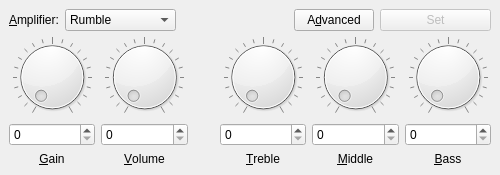
<?xml version="1.0" encoding="UTF-8"?>
<ui version="4.0">
 <class>Amplifier</class>
 <widget class="QMainWindow" name="Amplifier">
  <property name="geometry">
   <rect>
    <x>0</x>
    <y>0</y>
    <width>500</width>
    <height>175</height>
   </rect>
  </property>
  <property name="windowTitle">
   <string>Amplifier</string>
  </property>
  <property name="accessibleName">
   <string>Amplifier's settings window</string>
  </property>
  <property name="accessibleDescription">
   <string>Allows you to set amplifier's settings</string>
  </property>
  <widget class="QWidget" name="centralwidget">
   <layout class="QVBoxLayout" name="verticalLayout_6">
    <item>
     <layout class="QHBoxLayout" name="horizontalLayout_2">
      <item>
       <widget class="QLabel" name="label_6">
        <property name="text">
         <string>&amp;Amplifier:</string>
        </property>
        <property name="buddy">
         <cstring>comboBox</cstring>
        </property>
       </widget>
      </item>
      <item>
       <widget class="QComboBox" name="comboBox">
        <property name="sizePolicy">
         <sizepolicy hsizetype="MinimumExpanding" vsizetype="Fixed">
          <horstretch>0</horstretch>
          <verstretch>0</verstretch>
         </sizepolicy>
        </property>
        <property name="minimumSize">
         <size>
          <width>100</width>
          <height>0</height>
         </size>
        </property>
        <property name="accessibleName">
         <string>Amplifier</string>
        </property>
        <property name="accessibleDescription">
         <string>Allows you to choose amplifier to emulate</string>
        </property>

        <!--
        <property name="maxVisibleItems">
         <number>12</number>
        </property>
        <item>
         <property name="text">
          <string>Fender '57 Deluxe</string>
         </property>
        </item>
        <item>
         <property name="text">
          <string>Fender '59 Bassman</string>
         </property>
        </item>
        <item>
         <property name="text">
          <string>Fender '57 Champ</string>
         </property>
        </item>
        <item>
         <property name="text">
          <string>Fender '65 Deluxe Reverb</string>
         </property>
        </item>
        <item>
         <property name="text">
          <string>Fender '65 Princeton</string>
         </property>
        </item>
        <item>
         <property name="text">
          <string>Fender '65 Twin Reverb</string>
         </property>
        </item>
        <item>
         <property name="text">
          <string>Fender Super-Sonic</string>
         </property>
        </item>
        <item>
         <property name="text">
          <string>British 60's</string>
         </property>
        </item>
        <item>
         <property name="text">
          <string>British 70's</string>
         </property>
        </item>
        <item>
         <property name="text">
          <string>British 80's</string>
         </property>
        </item>
        <item>
         <property name="text">
          <string>American 90's</string>
         </property>
        </item>
        <item>
         <property name="text">
          <string>Metal 2000</string>
         </property>
        </item>
        -->

        <property name="maxVisibleItems">
         <number>8</number>
        </property>
        <item>
         <property name="text">
          <string>Rumble</string>
         </property>
        </item>
        <item>
         <property name="text">
          <string>'59 Bassman</string>
         </property>
        </item>
        <item>
         <property name="text">
          <string>Bassman TV</string>
         </property>
        </item>
        <item>
         <property name="text">
          <string>Bassman 300</string>
         </property>
        </item>
        <item>
         <property name="text">
          <string>KGB 800</string>
         </property>
        </item>
        <item>
         <property name="text">
          <string>Rockin' Peg</string>
         </property>
        </item>
        <item>
         <property name="text">
          <string>SWR Redhead</string>
         </property>
        </item>
        <item>
         <property name="text">
          <string>Monster</string>
         </property>
        </item>
       </widget>
      </item>
      <item>
       <spacer name="horizontalSpacer_2">
        <property name="orientation">
         <enum>Qt::Horizontal</enum>
        </property>
        <property name="sizeHint" stdset="0">
         <size>
          <width>40</width>
          <height>20</height>
         </size>
        </property>
       </spacer>
      </item>
      <item>
       <widget class="QPushButton" name="advancedButton">
        <property name="accessibleName">
         <string>Advanced button</string>
        </property>
        <property name="accessibleDescription">
         <string>Opens window winth advanced settings</string>
        </property>
        <property name="text">
         <string>A&amp;dvanced</string>
        </property>
       </widget>
      </item>
      <item>
       <widget class="QPushButton" name="setButton">
        <property name="enabled">
         <bool>false</bool>
        </property>
        <property name="sizePolicy">
         <sizepolicy hsizetype="Expanding" vsizetype="Fixed">
          <horstretch>0</horstretch>
          <verstretch>0</verstretch>
         </sizepolicy>
        </property>
        <property name="accessibleName">
         <string>Set button</string>
        </property>
        <property name="accessibleDescription">
         <string>Sends changes to the amplifier</string>
        </property>
        <property name="text">
         <string>Set</string>
        </property>
        <property name="shortcut">
         <string>Return</string>
        </property>
       </widget>
      </item>
     </layout>
    </item>
    <item>
     <layout class="QHBoxLayout" name="horizontalLayout">
      <item>
       <layout class="QVBoxLayout" name="verticalLayout">
        <item>
         <widget class="QDial" name="dial">
          <property name="accessibleName">
           <string>Gain dial</string>
          </property>
          <property name="accessibleDescription">
           <string>Allows you to choose gain level</string>
          </property>
          <property name="maximum">
           <number>255</number>
          </property>
          <property name="notchTarget">
           <double>12.750000000000000</double>
          </property>
          <property name="notchesVisible">
           <bool>true</bool>
          </property>
         </widget>
        </item>
        <item>
         <widget class="QSpinBox" name="spinBox">
          <property name="accessibleName">
           <string>Gain box</string>
          </property>
          <property name="accessibleDescription">
           <string>Allows you to precisely enter the level of gain</string>
          </property>
          <property name="maximum">
           <number>255</number>
          </property>
         </widget>
        </item>
        <item>
         <widget class="QLabel" name="label">
          <property name="text">
           <string>&amp;Gain</string>
          </property>
          <property name="alignment">
           <set>Qt::AlignCenter</set>
          </property>
          <property name="buddy">
           <cstring>spinBox</cstring>
          </property>
         </widget>
        </item>
       </layout>
      </item>
      <item>
       <layout class="QVBoxLayout" name="verticalLayout_2">
        <item>
         <widget class="QDial" name="dial_2">
          <property name="accessibleName">
           <string>Volume dial</string>
          </property>
          <property name="accessibleDescription">
           <string>Allows you to choose volume level</string>
          </property>
          <property name="maximum">
           <number>255</number>
          </property>
          <property name="notchTarget">
           <double>12.750000000000000</double>
          </property>
          <property name="notchesVisible">
           <bool>true</bool>
          </property>
         </widget>
        </item>
        <item>
         <widget class="QSpinBox" name="spinBox_2">
          <property name="accessibleName">
           <string>Volume box</string>
          </property>
          <property name="accessibleDescription">
           <string>Allows you to precisely enter the level of volume</string>
          </property>
          <property name="maximum">
           <number>255</number>
          </property>
         </widget>
        </item>
        <item>
         <widget class="QLabel" name="label_2">
          <property name="text">
           <string>&amp;Volume</string>
          </property>
          <property name="alignment">
           <set>Qt::AlignCenter</set>
          </property>
          <property name="buddy">
           <cstring>spinBox_2</cstring>
          </property>
         </widget>
        </item>
       </layout>
      </item>
      <item>
       <spacer name="horizontalSpacer">
        <property name="orientation">
         <enum>Qt::Horizontal</enum>
        </property>
        <property name="sizeHint" stdset="0">
         <size>
          <width>40</width>
          <height>20</height>
         </size>
        </property>
       </spacer>
      </item>
      <item>
       <layout class="QVBoxLayout" name="verticalLayout_3">
        <item>
         <widget class="QDial" name="dial_3">
          <property name="accessibleName">
           <string>Treble dial</string>
          </property>
          <property name="accessibleDescription">
           <string>Allows you to choose treble level</string>
          </property>
          <property name="maximum">
           <number>255</number>
          </property>
          <property name="notchTarget">
           <double>12.750000000000000</double>
          </property>
          <property name="notchesVisible">
           <bool>true</bool>
          </property>
         </widget>
        </item>
        <item>
         <widget class="QSpinBox" name="spinBox_3">
          <property name="accessibleName">
           <string>Treble box</string>
          </property>
          <property name="accessibleDescription">
           <string>Allows you to precisely enter the level of treble</string>
          </property>
          <property name="maximum">
           <number>255</number>
          </property>
         </widget>
        </item>
        <item>
         <widget class="QLabel" name="label_3">
          <property name="text">
           <string>&amp;Treble</string>
          </property>
          <property name="alignment">
           <set>Qt::AlignCenter</set>
          </property>
          <property name="buddy">
           <cstring>spinBox_3</cstring>
          </property>
         </widget>
        </item>
       </layout>
      </item>
      <item>
       <layout class="QVBoxLayout" name="verticalLayout_4">
        <item>
         <widget class="QDial" name="dial_4">
          <property name="accessibleName">
           <string>Middle tones dial</string>
          </property>
          <property name="accessibleDescription">
           <string>Allows you to choose middle tones level</string>
          </property>
          <property name="maximum">
           <number>255</number>
          </property>
          <property name="notchTarget">
           <double>12.750000000000000</double>
          </property>
          <property name="notchesVisible">
           <bool>true</bool>
          </property>
         </widget>
        </item>
        <item>
         <widget class="QSpinBox" name="spinBox_4">
          <property name="accessibleName">
           <string>Middle tones box</string>
          </property>
          <property name="accessibleDescription">
           <string>Allows you to precisely enter the level of middle tones</string>
          </property>
          <property name="maximum">
           <number>255</number>
          </property>
         </widget>
        </item>
        <item>
         <widget class="QLabel" name="label_4">
          <property name="text">
           <string>&amp;Middle</string>
          </property>
          <property name="alignment">
           <set>Qt::AlignCenter</set>
          </property>
          <property name="buddy">
           <cstring>spinBox_4</cstring>
          </property>
         </widget>
        </item>
       </layout>
      </item>
      <item>
       <layout class="QVBoxLayout" name="verticalLayout_5">
        <item>
         <widget class="QDial" name="dial_5">
          <property name="accessibleName">
           <string>Bass dial</string>
          </property>
          <property name="accessibleDescription">
           <string>Allows you to choose the bass level</string>
          </property>
          <property name="maximum">
           <number>255</number>
          </property>
          <property name="notchTarget">
           <double>12.750000000000000</double>
          </property>
          <property name="notchesVisible">
           <bool>true</bool>
          </property>
         </widget>
        </item>
        <item>
         <widget class="QSpinBox" name="spinBox_5">
          <property name="accessibleName">
           <string>Bass box</string>
          </property>
          <property name="accessibleDescription">
           <string>Allows you to precisely enter the level of bass</string>
          </property>
          <property name="maximum">
           <number>255</number>
          </property>
         </widget>
        </item>
        <item>
         <widget class="QLabel" name="label_5">
          <property name="text">
           <string>&amp;Bass</string>
          </property>
          <property name="alignment">
           <set>Qt::AlignCenter</set>
          </property>
          <property name="buddy">
           <cstring>spinBox_5</cstring>
          </property>
         </widget>
        </item>
       </layout>
      </item>
     </layout>
    </item>
   </layout>
  </widget>
 </widget>
 <resources/>
 <connections>
  <connection>
   <sender>dial</sender>
   <signal>valueChanged(int)</signal>
   <receiver>spinBox</receiver>
   <slot>setValue(int)</slot>
   <hints>
    <hint type="sourcelabel">
     <x>89</x>
     <y>87</y>
    </hint>
    <hint type="destinationlabel">
     <x>89</x>
     <y>115</y>
    </hint>
   </hints>
  </connection>
  <connection>
   <sender>spinBox</sender>
   <signal>valueChanged(int)</signal>
   <receiver>dial</receiver>
   <slot>setValue(int)</slot>
   <hints>
    <hint type="sourcelabel">
     <x>89</x>
     <y>115</y>
    </hint>
    <hint type="destinationlabel">
     <x>89</x>
     <y>83</y>
    </hint>
   </hints>
  </connection>
  <connection>
   <sender>dial_2</sender>
   <signal>valueChanged(int)</signal>
   <receiver>spinBox_2</receiver>
   <slot>setValue(int)</slot>
   <hints>
    <hint type="sourcelabel">
     <x>178</x>
     <y>88</y>
    </hint>
    <hint type="destinationlabel">
     <x>178</x>
     <y>115</y>
    </hint>
   </hints>
  </connection>
  <connection>
   <sender>spinBox_2</sender>
   <signal>valueChanged(int)</signal>
   <receiver>dial_2</receiver>
   <slot>setValue(int)</slot>
   <hints>
    <hint type="sourcelabel">
     <x>178</x>
     <y>115</y>
    </hint>
    <hint type="destinationlabel">
     <x>178</x>
     <y>88</y>
    </hint>
   </hints>
  </connection>
  <connection>
   <sender>dial_3</sender>
   <signal>valueChanged(int)</signal>
   <receiver>spinBox_3</receiver>
   <slot>setValue(int)</slot>
   <hints>
    <hint type="sourcelabel">
     <x>205</x>
     <y>88</y>
    </hint>
    <hint type="destinationlabel">
     <x>207</x>
     <y>115</y>
    </hint>
   </hints>
  </connection>
  <connection>
   <sender>spinBox_3</sender>
   <signal>valueChanged(int)</signal>
   <receiver>dial_3</receiver>
   <slot>setValue(int)</slot>
   <hints>
    <hint type="sourcelabel">
     <x>253</x>
     <y>115</y>
    </hint>
    <hint type="destinationlabel">
     <x>251</x>
     <y>88</y>
    </hint>
   </hints>
  </connection>
  <connection>
   <sender>dial_4</sender>
   <signal>valueChanged(int)</signal>
   <receiver>spinBox_4</receiver>
   <slot>setValue(int)</slot>
   <hints>
    <hint type="sourcelabel">
     <x>89</x>
     <y>197</y>
    </hint>
    <hint type="destinationlabel">
     <x>89</x>
     <y>224</y>
    </hint>
   </hints>
  </connection>
  <connection>
   <sender>spinBox_4</sender>
   <signal>valueChanged(int)</signal>
   <receiver>dial_4</receiver>
   <slot>setValue(int)</slot>
   <hints>
    <hint type="sourcelabel">
     <x>89</x>
     <y>224</y>
    </hint>
    <hint type="destinationlabel">
     <x>89</x>
     <y>197</y>
    </hint>
   </hints>
  </connection>
  <connection>
   <sender>dial_5</sender>
   <signal>valueChanged(int)</signal>
   <receiver>spinBox_5</receiver>
   <slot>setValue(int)</slot>
   <hints>
    <hint type="sourcelabel">
     <x>178</x>
     <y>197</y>
    </hint>
    <hint type="destinationlabel">
     <x>178</x>
     <y>224</y>
    </hint>
   </hints>
  </connection>
  <connection>
   <sender>spinBox_5</sender>
   <signal>valueChanged(int)</signal>
   <receiver>dial_5</receiver>
   <slot>setValue(int)</slot>
   <hints>
    <hint type="sourcelabel">
     <x>178</x>
     <y>224</y>
    </hint>
    <hint type="destinationlabel">
     <x>178</x>
     <y>197</y>
    </hint>
   </hints>
  </connection>
 </connections>
</ui>
